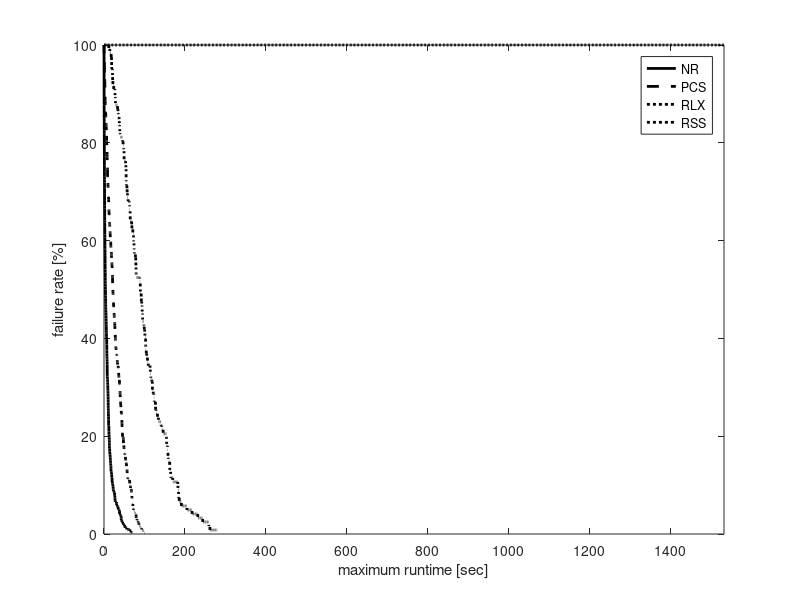

The MATLAB source for this figure:
% Performance comparison between the reviewed methods for planning with PRM.
% The experiment is in one scene with obstacles where the start and goal configurations
% are:
% State c_start = {0.5236, 1.74753, -1.8326, -1.4835,	1.5708,	0, 1.004278, 0.2729, 0.9486, -1.15011, 1.81001, -1.97739};
% State c_goal = {0.5236, 0.349.007, 0.69813, -1.3963, 1.5708, 0, 0.7096, 1.8032, -1.7061, -1.6286, 1.9143, -2.0155}; // Robot 2 no backflip - Elbow down
% This while benchmarking the maximum step distance.
% With joint limits of the ABB robots.
% last updated: 10/04/17

clear all
clc

%%
D1 = load('Benchmark_PRM_GD_3poles_rB.txt');
D1 = D1(D1(:,2)==1,:);
D1 = D1(:,2:end);

D2 = load('Benchmark_PRM_PCS_3poles_rB.txt'); 
D2 = D2(D2(:,2)==1,:);
D2 = D2(:,2:end);

D3 = load('Benchmark_PRM_RLX_eps5_3poles_rB.txt'); 
% D3 = D3(D3(:,2)==1,:);
D3 = D3(:,2:end);

D4 = load('Benchmark_PRM_SG_3poles_rB.txt'); 
D4 = D4(D4(:,2)==1,:);
D4 = D4(:,2:end); % 113:end with sampling data

%% GD
suc = D1(:,1)==1;

D = D1;
disp('------------------------------------');
disp('GD:');
disp(['Results of ' num2str(size(D,1)) ' queries.']);
disp(['Avg. runtime: ' num2str(mean(D(:,3)))  ' +/- ' num2str(std(D(:,3))/sqrt(size(D,1))) ' sec ']);
disp(['Min. runtime: ' num2str(min(D(:,3))) ' msec ']);
disp(['Avg. nodes in path: ' num2str(floor(mean(D(:,9)))) ]);
disp(['Avg. nodes in trees: ' num2str(floor(mean(D(:,10)))) ]);
disp(['Avg. number of projections: ' num2str(floor(mean(D(:,4)))) ]);
disp(['Avg. local-connection time: ' num2str(mean(D(:,11)./D(:,12))*1e3)  ' +/- ' num2str(std(D(:,11)./D(:,12))/sqrt(size(D,1))*1e3) ' msec ']);
disp(['Avg. total local-connection time: ' num2str(mean(D(:,11)))  ' +/- ' num2str(std(D(:,11))/sqrt(size(D,1))) ' sec ']);
disp(['Avg. number of local connection checks: ' num2str(mean(D(:,12)))]);
disp(['Local connection success rate: ' num2str(100*mean(D(:,13)./D(:,12))) '%.']);
disp(['Local connection checks per sec: ' num2str(mean(D(:,12)./D(:,3)))]);
disp(['Avg. collision check time: ' num2str(mean(D(:,7))) ' sec.']);
disp(['Avg. sampling time: ' num2str(mean(D(:,14)))  ' +/- ' num2str(std(D(:,14))/sqrt(size(D,1))) ' sec ']);
disp(['Avg. number of samples: ' num2str(mean(D(:,15)+D(:,16)))]);
disp(['Avg. number of successful samples: ' num2str(mean(D(:,15)))]);
disp(['Sampling fail rate: ' num2str(100-100*mean(D(:,15)./(D(:,15)+D(:,16)))) '%.']);

t = D(:,3);
maxT = max(t);
T = linspace(0,maxT,1000);
for i = 2:length(T)
    s = t < T(i);
    M(i) = 1-sum(s)/length(t);
end
M(1) = 1;
T1 = T;
M1 = M;

%% PCS
suc = D2(:,1)==1;

D = D2;
disp('------------------------------------');
disp('PCS:');
disp(['Results of ' num2str(size(D,1)) ' queries.']);
disp(['Avg. runtime: ' num2str(mean(D(:,3)))  ' +/- ' num2str(std(D(:,3))/sqrt(size(D,1))) ' sec ']);
disp(['Min. runtime: ' num2str(min(D(:,3))) ' msec ']);
disp(['Avg. nodes in path: ' num2str(floor(mean(D(:,9)))) ]);
disp(['Avg. nodes in trees: ' num2str(floor(mean(D(:,10)))) ]);
disp(['Avg. number of projections: ' num2str(floor(mean(D(:,4)))) ]);
disp(['Avg. local-connection time: ' num2str(mean(D(:,11)./D(:,12))*1e3)  ' +/- ' num2str(std(D(:,11)./D(:,12))/sqrt(size(D,1))*1e3) ' msec ']);
disp(['Avg. total local-connection time: ' num2str(mean(D(:,11)))  ' +/- ' num2str(std(D(:,11))/sqrt(size(D,1))) ' sec ']);
disp(['Avg. number of local connection checks: ' num2str(mean(D(:,12)))]);
disp(['Local connection success rate: ' num2str(100*mean(D(:,13)./D(:,12))) '%.']);
disp(['Local connection checks per sec: ' num2str(mean(D(:,12)./D(:,3)))]);
disp(['Avg. collision check time: ' num2str(mean(D(:,7))) ' sec.']);
disp(['Avg. sampling time: ' num2str(mean(D(:,14)))  ' +/- ' num2str(std(D(:,14))/sqrt(size(D,1))) ' sec ']);
disp(['Avg. number of samples: ' num2str(mean(D(:,15)+D(:,16)))]);
disp(['Avg. number of successful samples: ' num2str(mean(D(:,15)))]);
disp(['Sampling fail rate: ' num2str(100-100*mean(D(:,15)./(D(:,15)+D(:,16)))) '%.']);

t = D(:,3);
maxT = max(t);
T = linspace(0,maxT,1000);
for i = 2:length(T)
    s = t < T(i);
    M(i) = 1-sum(s)/length(t);
end
M(1) = 1;
T2 = T;
M2 = M;

%% RLX
suc = D3(:,1)==1;

D = D3;
disp('------------------------------------');
disp('RLX:');
disp(['Results of ' num2str(size(D,1)) ' queries.']);
disp(['Avg. runtime: ' num2str(mean(D(:,3)))  ' +/- ' num2str(std(D(:,3))/sqrt(size(D,1))) ' sec ']);
disp(['Min. runtime: ' num2str(min(D(:,3))) ' msec ']);
disp(['Avg. nodes in path: ' num2str(floor(mean(D(:,9)))) ]);
disp(['Avg. nodes in trees: ' num2str(floor(mean(D(:,10)))) ]);
disp(['Avg. number of projections: ' num2str(floor(mean(D(:,4)))) ]);
disp(['Avg. local-connection time: ' num2str(mean(D(:,11)./D(:,12))*1e3)  ' +/- ' num2str(std(D(:,11)./D(:,12))/sqrt(size(D,1))*1e3) ' msec ']);
disp(['Avg. total local-connection time: ' num2str(mean(D(:,11)))  ' +/- ' num2str(std(D(:,11))/sqrt(size(D,1))) ' sec ']);
disp(['Avg. number of local connection checks: ' num2str(mean(D(:,12)))]);
disp(['Local connection success rate: ' num2str(100*mean(D(:,13)./D(:,12))) '%.']);
disp(['Local connection checks per sec: ' num2str(mean(D(:,12)./D(:,3)))]);
disp(['Avg. collision check time: ' num2str(mean(D(:,7))) ' sec.']);
disp(['Avg. sampling time: ' num2str(mean(D(:,14)))  ' +/- ' num2str(std(D(:,14))/sqrt(size(D,1))) ' sec ']);
disp(['Avg. number of samples: ' num2str(mean(D(:,15)+D(:,16)))]);
disp(['Avg. number of successful samples: ' num2str(mean(D(:,15)))]);
disp(['Sampling fail rate: ' num2str(100-100*mean(D(:,15)./(D(:,15)+D(:,16)))) '%.']);

t = D(:,3);
maxT = max(t);
T = linspace(0,maxT,1000);
for i = 2:length(T)
    s = t < T(i);
    M(i) = 1-sum(s)/length(t);
end
M(1) = 1;
T3 = T;
M3 = M;

%% RSS
suc = D4(:,1)==1;

D = D4;
disp('------------------------------------');
disp('RSS:');
disp(['Results of ' num2str(size(D,1)) ' queries.']);
disp(['Avg. runtime: ' num2str(mean(D(:,3)))  ' +/- ' num2str(std(D(:,3))/sqrt(size(D,1))) ' sec ']);
disp(['Min. runtime: ' num2str(min(D(:,3))) ' msec ']);
disp(['Avg. nodes in path: ' num2str(floor(mean(D(:,9)))) ]);
disp(['Avg. nodes in trees: ' num2str(floor(mean(D(:,10)))) ]);
disp(['Avg. number of projections: ' num2str(floor(mean(D(:,4)))) ]);
disp(['Avg. local-connection time: ' num2str(mean(D(:,11)./D(:,12))*1e3)  ' +/- ' num2str(std(D(:,11)./D(:,12))/sqrt(size(D,1))*1e3) ' msec ']);
disp(['Avg. total local-connection time: ' num2str(mean(D(:,11)))  ' +/- ' num2str(std(D(:,11))/sqrt(size(D,1))) ' sec ']);
disp(['Avg. number of local connection checks: ' num2str(mean(D(:,12)))]);
disp(['Local connection success rate: ' num2str(100*mean(D(:,13)./D(:,12))) '%.']);
disp(['Local connection checks per sec: ' num2str(mean(D(:,12)./D(:,3)))]);
disp(['Avg. collision check time: ' num2str(mean(D(:,7))) ' sec.']);
disp(['Avg. sampling time: ' num2str(mean(D(:,14)))  ' +/- ' num2str(std(D(:,14))/sqrt(size(D,1))) ' sec ']);
disp(['Avg. number of samples: ' num2str(mean(D(:,15)+D(:,16)))]);
disp(['Avg. number of successful samples: ' num2str(mean(D(:,15)))]);
disp(['Sampling fail rate: ' num2str(100-100*mean(D(:,15)./(D(:,15)+D(:,16)))) '%.']);

t = D(:,3);
maxT = max(t);
T = linspace(0,maxT,1000);
for i = 2:length(T)
    s = t < T(i);
    M(i) = 1-sum(s)/length(t);
end
M(1) = 1;
T4 = T;
M4 = M;

%%
%%
h = figure(2);
clf
plot(T1,M1*100,'-k','linewidth',2);
hold on
plot(T2,M2*100,'--k','linewidth',2);
plot(T3,M3*100,':k','linewidth',2);
plot(T4,M4*100,':k','linewidth',2);
hold off
xlabel('maximum runtime [sec]');
ylabel('failure rate [%]');
legend('NR','PCS','RLX','RSS');
xlim([0 max([T1 T2 T3 T4])]);
